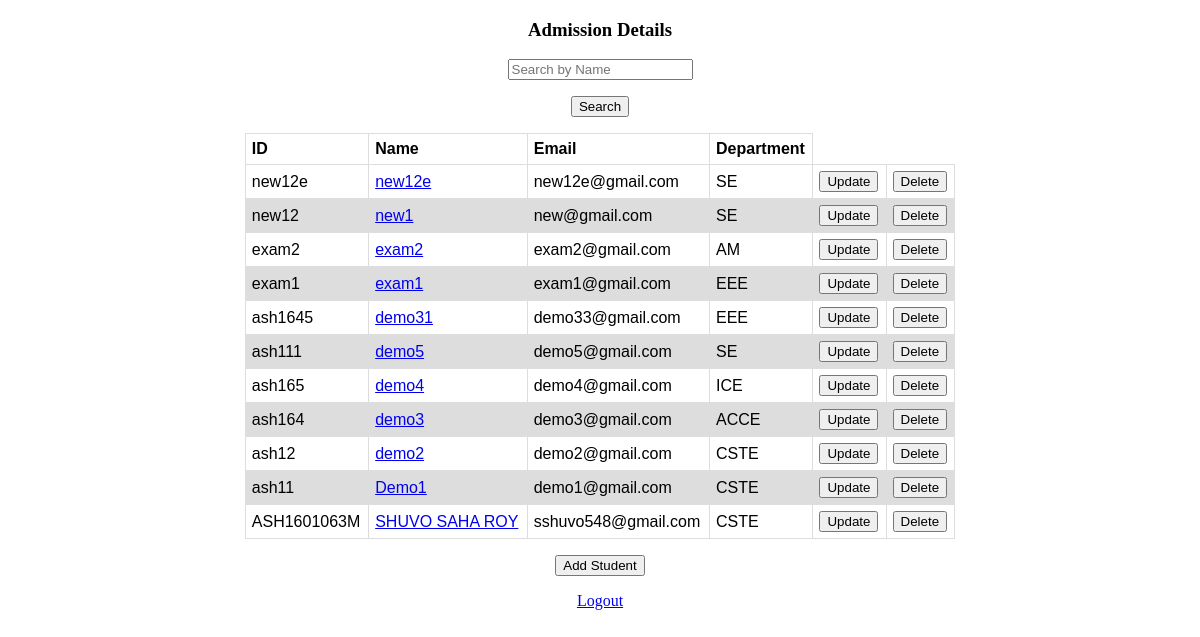
Before: /home (signed in) with the older database file.
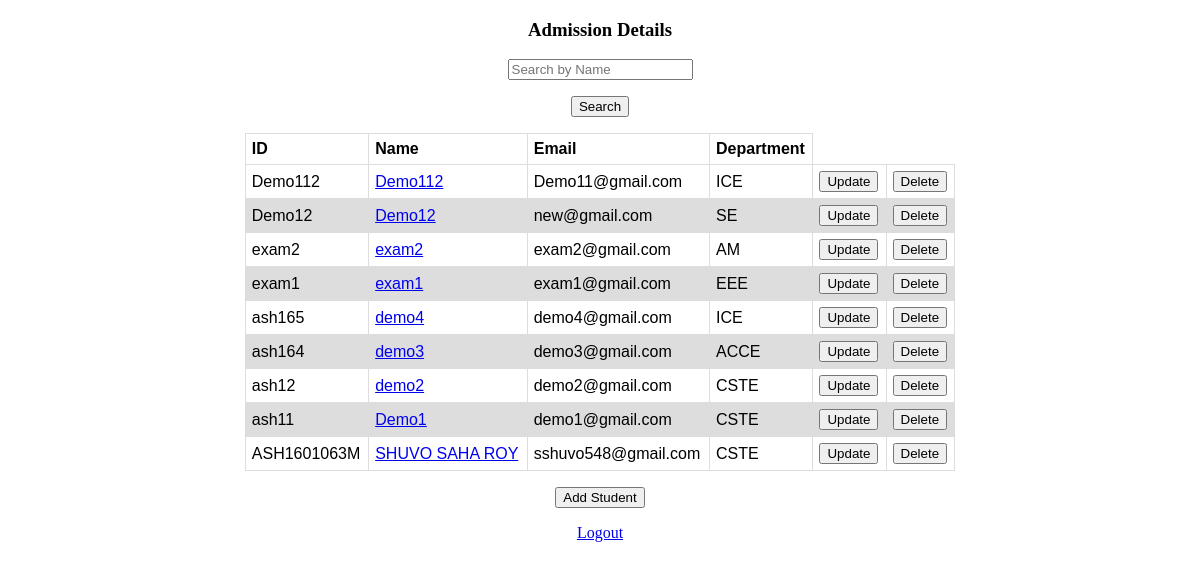
After: the same page with the newer database file.
### main_app/models.py (models this page shows, shortened)
class Students(db.Model):
    admission_num = db.Column(db.Integer, primary_key=True)
    id = db.Column(db.String(15), unique=True, nullable=False)
    name = db.Column(db.String(80), unique=True, nullable=False)
    email = db.Column(db.String(120), unique=True, nullable=False)
    image_file = db.Column(db.String(20), nullable=False, default='default.jpg')
    department = db.Column(db.String(80), db.ForeignKey('departments.department_name'), nullable=False)

### main_app/routes.py (the view, shortened to what this page needs)
@app.route('/home',methods=['GET','POST'])
def home():
    if current_user.is_authenticated:
        students = Students.query.order_by(Students.admission_num.desc()).all()
        return render_template('home.html',students = students)
    else:
        flash(f"You have to Login First.")
        return redirect('/')

### main_app/models.py (called while the page is built)
@login_manager.user_loader
def load_user(user_id):
    return Users.query.get(int(user_id))

### main_app/templates/home.html (shortened to what this page needs)
{% extends "layout.html" %}
{% block content %}
<body>
    <center>
        <div>
            <h3>Admission Details</h3>
            <form action = "" method = "POST">
                 <p><input type = 'text' placeholder="Search by Name" name = 'search_box'/></p>
                 <p><input type = 'submit' value = 'Search'/></p>
             </form>
            <table class="table">
          <thead>
            <tr>
              <th>ID</th>
              <th>Name</th>
              <th>Email</th>
              <th>Department</th>
            </tr>
          </thead>
          <tbody>
            {% for student in students %}
            <tr>
              <td>{{student.id}}</td>
              <td><a href="{{url_for('profile', profile=student.name)}}">{{student.name}}</a></td>
              <td>{{student.email}}</td>
              <td>{{student.department}}</td>
              <td><a href="{{url_for('update_info', admission_id=student.admission_num)}}"><button>Update</button></a></td>
              <td><a href="{{url_for('delete_student', admission_id=student.admission_num)}}"><button>Delete</button></a></td>
            </tr>
            {% endfor %}
          </tbody>
        </table>
            <a href="/student_info"><button>Add Student</button></a>
            <a href="{{url_for('logout')}}">Logout</a>
        </div>
    </center>
</body>
{% endblock content %}

### main_app/templates/layout.html (shortened to what this page needs)
<!DOCTYPE html>
<html lang="en">
<head>
    <link rel="stylesheet" type="text/css" href="{{url_for('static',filename='main.css')}}">
</head>
<body>
    {% block content %}
    {% endblock %}
</body>
</html>

### main_app/static/main.css (style rules this page uses)
table { font-family: arial, sans-serif; border-collapse: collapse; width: 60%; }
td, th { border: 0.5px solid #dddddd; text-align: left; padding: 6px; }
tr:nth-child(even) { background-color: #dddddd; }

Changed rows visible on the page:
removed Students: id "ash1645", name "demo31", email "demo33@gmail.com", department "EEE"
removed Students: id "ash111", name "demo5", email "demo5@gmail.com", department "SE"
changed Students: id "new12e" → "Demo112"; name "new12e" → "Demo112"; email "new12e@gmail.com" → "Demo11@gmail.com"; department "SE" → "ICE"
changed Students "new@gmail.com": id "new12" → "Demo12"; name "new1" → "Demo12"
